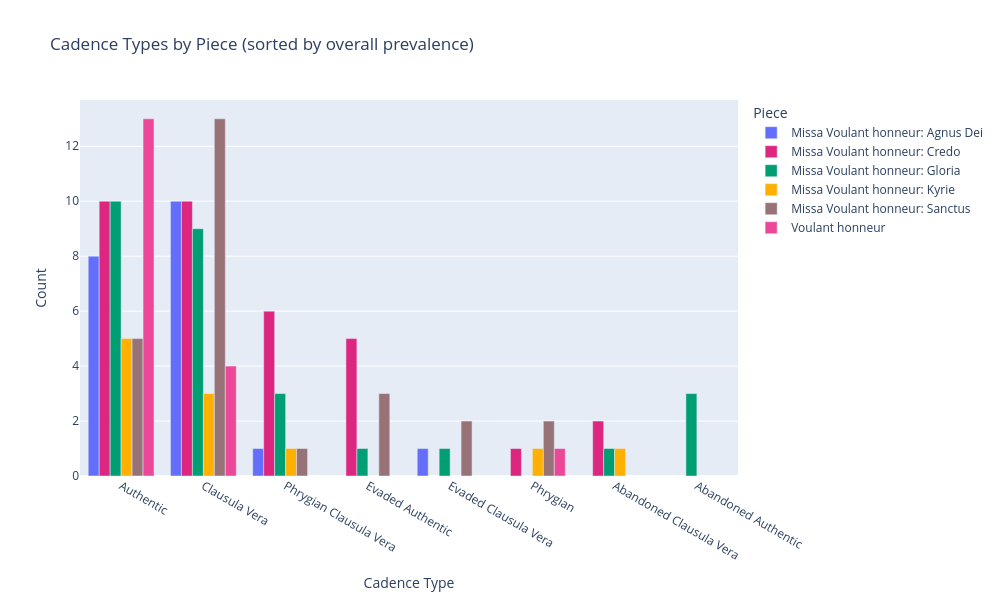
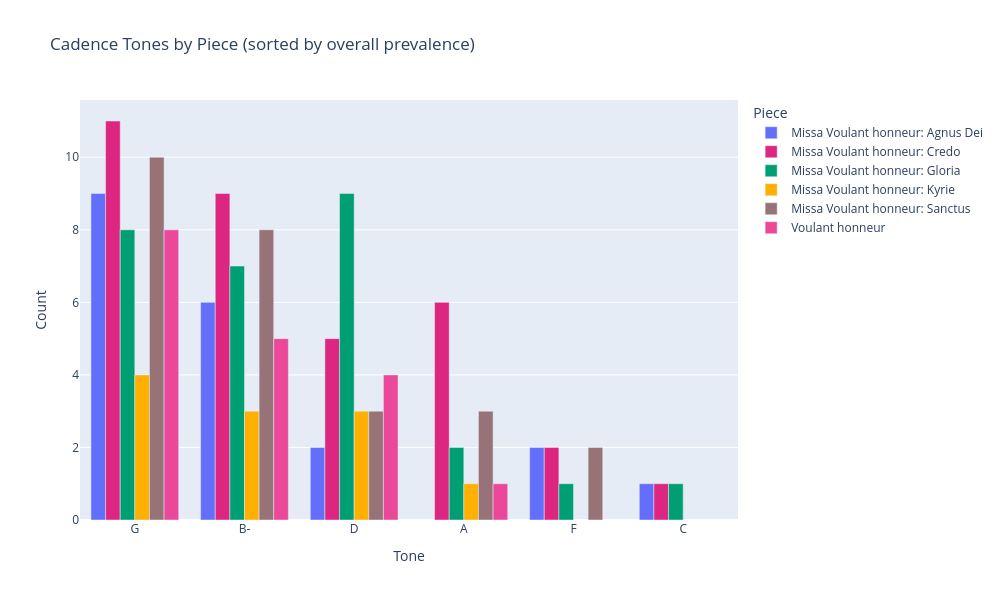
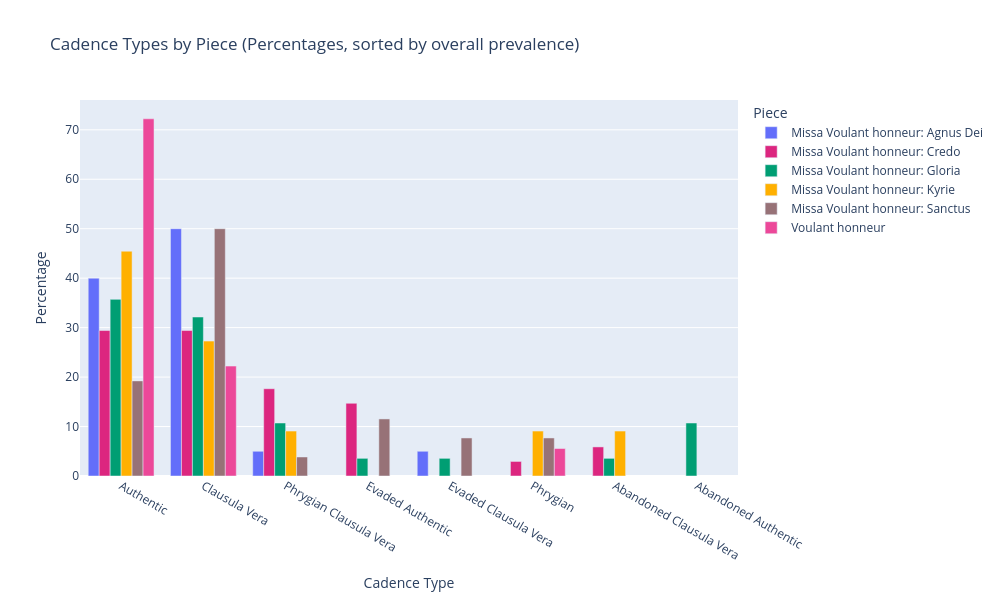
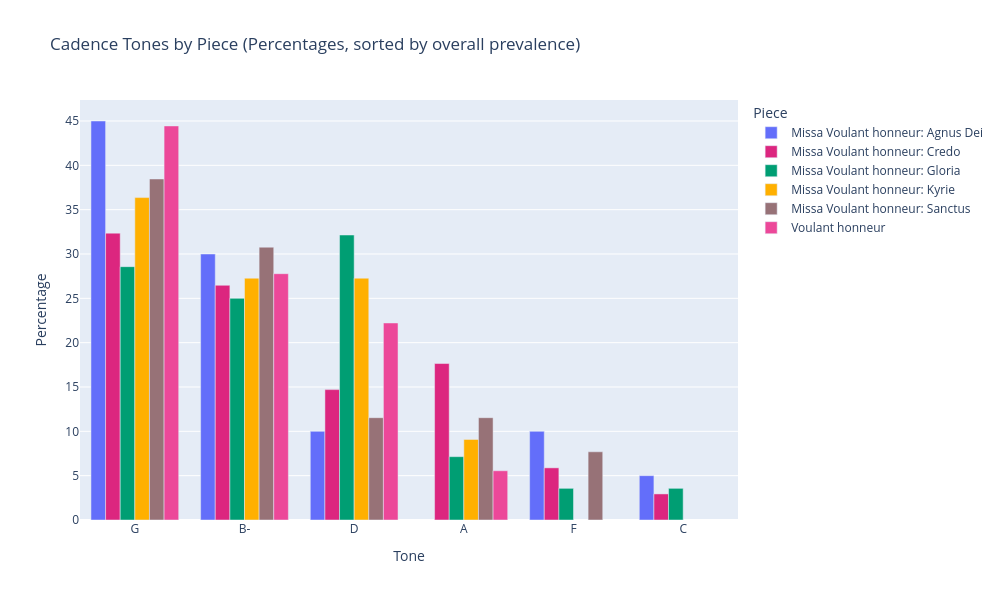

Write notebook code for charts like these, in order.
### Markdown cell above
## 4d.  Cadence Bar Charts

- This will create a series of bar charts for cadence types and tones in your corpus

### Code cell
cadence_bar_charts(cadences, cadences_brief, contrasting_colors)

### Figure 1 — Plotly figure (JSON) as saved in the notebook; plotly's stock layout.template omitted (floating-point values rounded to 4 significant figures)
{"data": [{"alignmentgroup": "True", "hovertemplate": "Title=Missa Voulant honneur: Agnus Dei<br>CadType=%{x}<br>Count=%{y}<extra></extra>", "legendgroup": "Missa Voulant honneur: Agnus Dei", "marker": {"color": "#636EFA", "pattern": {"shape": ""}}, "name": "Missa Voulant honneur: Agnus Dei", "offsetgroup": "Missa Voulant honneur: Agnus Dei", "orientation": "v", "showlegend": true, "textposition": "auto", "type": "bar", "x": ["Authentic", "Clausula Vera", "Evaded Clausula Vera", "Phrygian Clausula Vera"], "xaxis": "x", "y": [8, 10, 1, 1], "yaxis": "y"}, {"alignmentgroup": "True", "hovertemplate": "Title=Missa Voulant honneur: Credo<br>CadType=%{x}<br>Count=%{y}<extra></extra>", "legendgroup": "Missa Voulant honneur: Credo", "marker": {"color": "#DC267F", "pattern": {"shape": ""}}, "name": "Missa Voulant honneur: Credo", "offsetgroup": "Missa Voulant honneur: Credo", "orientation": "v", "showlegend": true, "textposition": "auto", "type": "bar", "x": ["Abandoned Clausula Vera", "Authentic", "Clausula Vera", "Evaded Authentic", "Phrygian", "Phrygian Clausula Vera"], "xaxis": "x", "y": [2, 10, 10, 5, 1, 6], "yaxis": "y"}, {"alignmentgroup": "True", "hovertemplate": "Title=Missa Voulant honneur: Gloria<br>CadType=%{x}<br>Count=%{y}<extra></extra>", "legendgroup": "Missa Voulant honneur: Gloria", "marker": {"color": "#009E73", "pattern": {"shape": ""}}, "name": "Missa Voulant honneur: Gloria", "offsetgroup": "Missa Voulant honneur: Gloria", "orientation": "v", "showlegend": true, "textposition": "auto", "type": "bar", "x": ["Abandoned Authentic", "Abandoned Clausula Vera", "Authentic", "Clausula Vera", "Evaded Authentic", "Evaded Clausula Vera", "Phrygian Clausula Vera"], "xaxis": "x", "y": [3, 1, 10, 9, 1, 1, 3], "yaxis": "y"}, {"alignmentgroup": "True", "hovertemplate": "Title=Missa Voulant honneur: Kyrie<br>CadType=%{x}<br>Count=%{y}<extra></extra>", "legendgroup": "Missa Voulant honneur: Kyrie", "marker": {"color": "#FFB000", "pattern": {"shape": ""}}, "name": "Missa Voulant honneur: Kyrie", "offsetgroup": "Missa Voulant honneur: Kyrie", "orientation": "v", "showlegend": true, "textposition": "auto", "type": "bar", "x": ["Abandoned Clausula Vera", "Authentic", "Clausula Vera", "Phrygian", "Phrygian Clausula Vera"], "xaxis": "x", "y": [1, 5, 3, 1, 1], "yaxis": "y"}, {"alignmentgroup": "True", "hovertemplate": "Title=Missa Voulant honneur: Sanctus<br>CadType=%{x}<br>Count=%{y}<extra></extra>", "legendgroup": "Missa Voulant honneur: Sanctus", "marker": {"color": "#977277", "pattern": {"shape": ""}}, "name": "Missa Voulant honneur: Sanctus", "offsetgroup": "Missa Voulant honneur: Sanctus", "orientation": "v", "showlegend": true, "textposition": "auto", "type": "bar", "x": ["Authentic", "Clausula Vera", "Evaded Authentic", "Evaded Clausula Vera", "Phrygian", "Phrygian Clausula Vera"], "xaxis": "x", "y": [5, 13, 3, 2, 2, 1], "yaxis": "y"}, {"alignmentgroup": "True", "hovertemplate": "Title=Voulant honneur<br>CadType=%{x}<br>Count=%{y}<extra></extra>", "legendgroup": "Voulant honneur", "marker": {"color": "#EC4899", "pattern": {"shape": ""}}, "name": "Voulant honneur", "offsetgroup": "Voulant honneur", "orientation": "v", "showlegend": true, "textposition": "auto", "type": "bar", "x": ["Authentic", "Clausula Vera", "Phrygian"], "xaxis": "x", "y": [13, 4, 1], "yaxis": "y"}], "layout": {"barmode": "group", "height": 600, "legend": {"title": {"text": "Piece"}, "tracegroupgap": 0}, "title": {"text": "Cadence Types by Piece (sorted by overall prevalence)"}, "width": 1000, "xaxis": {"anchor": "y", "autorange": true, "categoryarray": ["Authentic", "Clausula Vera", "Phrygian Clausula Vera", "Evaded Authentic", "Evaded Clausula Vera", "Phrygian", "Abandoned Clausula Vera", "Abandoned Authentic"], "categoryorder": "array", "domain": [0, 1], "range": [-0.5, 7.5], "title": {"text": "Cadence Type"}, "type": "category"}, "yaxis": {"anchor": "x", "autorange": true, "domain": [0, 1], "range": [0, 13.68], "title": {"text": "Count"}, "type": "linear"}}}

### Figure 2 — Plotly figure (JSON) as saved in the notebook; plotly's stock layout.template omitted (floating-point values rounded to 4 significant figures)
{"data": [{"alignmentgroup": "True", "hovertemplate": "Title=Missa Voulant honneur: Agnus Dei<br>Tone=%{x}<br>Count=%{y}<extra></extra>", "legendgroup": "Missa Voulant honneur: Agnus Dei", "marker": {"color": "#636EFA", "pattern": {"shape": ""}}, "name": "Missa Voulant honneur: Agnus Dei", "offsetgroup": "Missa Voulant honneur: Agnus Dei", "orientation": "v", "showlegend": true, "textposition": "auto", "type": "bar", "x": ["B-", "C", "D", "F", "G"], "xaxis": "x", "y": [6, 1, 2, 2, 9], "yaxis": "y"}, {"alignmentgroup": "True", "hovertemplate": "Title=Missa Voulant honneur: Credo<br>Tone=%{x}<br>Count=%{y}<extra></extra>", "legendgroup": "Missa Voulant honneur: Credo", "marker": {"color": "#DC267F", "pattern": {"shape": ""}}, "name": "Missa Voulant honneur: Credo", "offsetgroup": "Missa Voulant honneur: Credo", "orientation": "v", "showlegend": true, "textposition": "auto", "type": "bar", "x": ["A", "B-", "C", "D", "F", "G"], "xaxis": "x", "y": [6, 9, 1, 5, 2, 11], "yaxis": "y"}, {"alignmentgroup": "True", "hovertemplate": "Title=Missa Voulant honneur: Gloria<br>Tone=%{x}<br>Count=%{y}<extra></extra>", "legendgroup": "Missa Voulant honneur: Gloria", "marker": {"color": "#009E73", "pattern": {"shape": ""}}, "name": "Missa Voulant honneur: Gloria", "offsetgroup": "Missa Voulant honneur: Gloria", "orientation": "v", "showlegend": true, "textposition": "auto", "type": "bar", "x": ["A", "B-", "C", "D", "F", "G"], "xaxis": "x", "y": [2, 7, 1, 9, 1, 8], "yaxis": "y"}, {"alignmentgroup": "True", "hovertemplate": "Title=Missa Voulant honneur: Kyrie<br>Tone=%{x}<br>Count=%{y}<extra></extra>", "legendgroup": "Missa Voulant honneur: Kyrie", "marker": {"color": "#FFB000", "pattern": {"shape": ""}}, "name": "Missa Voulant honneur: Kyrie", "offsetgroup": "Missa Voulant honneur: Kyrie", "orientation": "v", "showlegend": true, "textposition": "auto", "type": "bar", "x": ["A", "B-", "D", "G"], "xaxis": "x", "y": [1, 3, 3, 4], "yaxis": "y"}, {"alignmentgroup": "True", "hovertemplate": "Title=Missa Voulant honneur: Sanctus<br>Tone=%{x}<br>Count=%{y}<extra></extra>", "legendgroup": "Missa Voulant honneur: Sanctus", "marker": {"color": "#977277", "pattern": {"shape": ""}}, "name": "Missa Voulant honneur: Sanctus", "offsetgroup": "Missa Voulant honneur: Sanctus", "orientation": "v", "showlegend": true, "textposition": "auto", "type": "bar", "x": ["A", "B-", "D", "F", "G"], "xaxis": "x", "y": [3, 8, 3, 2, 10], "yaxis": "y"}, {"alignmentgroup": "True", "hovertemplate": "Title=Voulant honneur<br>Tone=%{x}<br>Count=%{y}<extra></extra>", "legendgroup": "Voulant honneur", "marker": {"color": "#EC4899", "pattern": {"shape": ""}}, "name": "Voulant honneur", "offsetgroup": "Voulant honneur", "orientation": "v", "showlegend": true, "textposition": "auto", "type": "bar", "x": ["A", "B-", "D", "G"], "xaxis": "x", "y": [1, 5, 4, 8], "yaxis": "y"}], "layout": {"barmode": "group", "height": 600, "legend": {"title": {"text": "Piece"}, "tracegroupgap": 0}, "title": {"text": "Cadence Tones by Piece (sorted by overall prevalence)"}, "width": 1000, "xaxis": {"anchor": "y", "autorange": true, "categoryarray": ["G", "B-", "D", "A", "F", "C"], "categoryorder": "array", "domain": [0, 1], "range": [-0.5, 5.5], "title": {"text": "Tone"}, "type": "category"}, "yaxis": {"anchor": "x", "autorange": true, "domain": [0, 1], "range": [0, 11.58], "title": {"text": "Count"}, "type": "linear"}}}

### Figure 3 — Plotly figure (JSON) as saved in the notebook; plotly's stock layout.template omitted (floating-point values rounded to 4 significant figures)
{"data": [{"alignmentgroup": "True", "hovertemplate": "Title=Missa Voulant honneur: Agnus Dei<br>CadType=%{x}<br>Percentage=%{y}<extra></extra>", "legendgroup": "Missa Voulant honneur: Agnus Dei", "marker": {"color": "#636EFA", "pattern": {"shape": ""}}, "name": "Missa Voulant honneur: Agnus Dei", "offsetgroup": "Missa Voulant honneur: Agnus Dei", "orientation": "v", "showlegend": true, "textposition": "auto", "type": "bar", "x": ["Authentic", "Clausula Vera", "Evaded Clausula Vera", "Phrygian Clausula Vera"], "xaxis": "x", "y": [40, 50, 5, 5], "yaxis": "y"}, {"alignmentgroup": "True", "hovertemplate": "Title=Missa Voulant honneur: Credo<br>CadType=%{x}<br>Percentage=%{y}<extra></extra>", "legendgroup": "Missa Voulant honneur: Credo", "marker": {"color": "#DC267F", "pattern": {"shape": ""}}, "name": "Missa Voulant honneur: Credo", "offsetgroup": "Missa Voulant honneur: Credo", "orientation": "v", "showlegend": true, "textposition": "auto", "type": "bar", "x": ["Abandoned Clausula Vera", "Authentic", "Clausula Vera", "Evaded Authentic", "Phrygian", "Phrygian Clausula Vera"], "xaxis": "x", "y": [5.882, 29.41, 29.41, 14.71, 2.941, 17.65], "yaxis": "y"}, {"alignmentgroup": "True", "hovertemplate": "Title=Missa Voulant honneur: Gloria<br>CadType=%{x}<br>Percentage=%{y}<extra></extra>", "legendgroup": "Missa Voulant honneur: Gloria", "marker": {"color": "#009E73", "pattern": {"shape": ""}}, "name": "Missa Voulant honneur: Gloria", "offsetgroup": "Missa Voulant honneur: Gloria", "orientation": "v", "showlegend": true, "textposition": "auto", "type": "bar", "x": ["Abandoned Authentic", "Abandoned Clausula Vera", "Authentic", "Clausula Vera", "Evaded Authentic", "Evaded Clausula Vera", "Phrygian Clausula Vera"], "xaxis": "x", "y": [10.71, 3.571, 35.71, 32.14, 3.571, 3.571, 10.71], "yaxis": "y"}, {"alignmentgroup": "True", "hovertemplate": "Title=Missa Voulant honneur: Kyrie<br>CadType=%{x}<br>Percentage=%{y}<extra></extra>", "legendgroup": "Missa Voulant honneur: Kyrie", "marker": {"color": "#FFB000", "pattern": {"shape": ""}}, "name": "Missa Voulant honneur: Kyrie", "offsetgroup": "Missa Voulant honneur: Kyrie", "orientation": "v", "showlegend": true, "textposition": "auto", "type": "bar", "x": ["Abandoned Clausula Vera", "Authentic", "Clausula Vera", "Phrygian", "Phrygian Clausula Vera"], "xaxis": "x", "y": [9.091, 45.45, 27.27, 9.091, 9.091], "yaxis": "y"}, {"alignmentgroup": "True", "hovertemplate": "Title=Missa Voulant honneur: Sanctus<br>CadType=%{x}<br>Percentage=%{y}<extra></extra>", "legendgroup": "Missa Voulant honneur: Sanctus", "marker": {"color": "#977277", "pattern": {"shape": ""}}, "name": "Missa Voulant honneur: Sanctus", "offsetgroup": "Missa Voulant honneur: Sanctus", "orientation": "v", "showlegend": true, "textposition": "auto", "type": "bar", "x": ["Authentic", "Clausula Vera", "Evaded Authentic", "Evaded Clausula Vera", "Phrygian", "Phrygian Clausula Vera"], "xaxis": "x", "y": [19.23, 50, 11.54, 7.692, 7.692, 3.846], "yaxis": "y"}, {"alignmentgroup": "True", "hovertemplate": "Title=Voulant honneur<br>CadType=%{x}<br>Percentage=%{y}<extra></extra>", "legendgroup": "Voulant honneur", "marker": {"color": "#EC4899", "pattern": {"shape": ""}}, "name": "Voulant honneur", "offsetgroup": "Voulant honneur", "orientation": "v", "showlegend": true, "textposition": "auto", "type": "bar", "x": ["Authentic", "Clausula Vera", "Phrygian"], "xaxis": "x", "y": [72.22, 22.22, 5.556], "yaxis": "y"}], "layout": {"barmode": "group", "height": 600, "legend": {"title": {"text": "Piece"}, "tracegroupgap": 0}, "title": {"text": "Cadence Types by Piece (Percentages, sorted by overall prevalence)"}, "width": 1000, "xaxis": {"anchor": "y", "autorange": true, "categoryarray": ["Authentic", "Clausula Vera", "Phrygian Clausula Vera", "Evaded Authentic", "Evaded Clausula Vera", "Phrygian", "Abandoned Clausula Vera", "Abandoned Authentic"], "categoryorder": "array", "domain": [0, 1], "range": [-0.5, 7.5], "title": {"text": "Cadence Type"}, "type": "category"}, "yaxis": {"anchor": "x", "autorange": true, "domain": [0, 1], "range": [0, 76.02], "title": {"text": "Percentage"}, "type": "linear"}}}

### Figure 4 — Plotly figure (JSON) as saved in the notebook; plotly's stock layout.template omitted (floating-point values rounded to 4 significant figures)
{"data": [{"alignmentgroup": "True", "hovertemplate": "Title=Missa Voulant honneur: Agnus Dei<br>Tone=%{x}<br>Percentage=%{y}<extra></extra>", "legendgroup": "Missa Voulant honneur: Agnus Dei", "marker": {"color": "#636EFA", "pattern": {"shape": ""}}, "name": "Missa Voulant honneur: Agnus Dei", "offsetgroup": "Missa Voulant honneur: Agnus Dei", "orientation": "v", "showlegend": true, "textposition": "auto", "type": "bar", "x": ["B-", "C", "D", "F", "G"], "xaxis": "x", "y": [30, 5, 10, 10, 45], "yaxis": "y"}, {"alignmentgroup": "True", "hovertemplate": "Title=Missa Voulant honneur: Credo<br>Tone=%{x}<br>Percentage=%{y}<extra></extra>", "legendgroup": "Missa Voulant honneur: Credo", "marker": {"color": "#DC267F", "pattern": {"shape": ""}}, "name": "Missa Voulant honneur: Credo", "offsetgroup": "Missa Voulant honneur: Credo", "orientation": "v", "showlegend": true, "textposition": "auto", "type": "bar", "x": ["A", "B-", "C", "D", "F", "G"], "xaxis": "x", "y": [17.65, 26.47, 2.941, 14.71, 5.882, 32.35], "yaxis": "y"}, {"alignmentgroup": "True", "hovertemplate": "Title=Missa Voulant honneur: Gloria<br>Tone=%{x}<br>Percentage=%{y}<extra></extra>", "legendgroup": "Missa Voulant honneur: Gloria", "marker": {"color": "#009E73", "pattern": {"shape": ""}}, "name": "Missa Voulant honneur: Gloria", "offsetgroup": "Missa Voulant honneur: Gloria", "orientation": "v", "showlegend": true, "textposition": "auto", "type": "bar", "x": ["A", "B-", "C", "D", "F", "G"], "xaxis": "x", "y": [7.143, 25, 3.571, 32.14, 3.571, 28.57], "yaxis": "y"}, {"alignmentgroup": "True", "hovertemplate": "Title=Missa Voulant honneur: Kyrie<br>Tone=%{x}<br>Percentage=%{y}<extra></extra>", "legendgroup": "Missa Voulant honneur: Kyrie", "marker": {"color": "#FFB000", "pattern": {"shape": ""}}, "name": "Missa Voulant honneur: Kyrie", "offsetgroup": "Missa Voulant honneur: Kyrie", "orientation": "v", "showlegend": true, "textposition": "auto", "type": "bar", "x": ["A", "B-", "D", "G"], "xaxis": "x", "y": [9.091, 27.27, 27.27, 36.36], "yaxis": "y"}, {"alignmentgroup": "True", "hovertemplate": "Title=Missa Voulant honneur: Sanctus<br>Tone=%{x}<br>Percentage=%{y}<extra></extra>", "legendgroup": "Missa Voulant honneur: Sanctus", "marker": {"color": "#977277", "pattern": {"shape": ""}}, "name": "Missa Voulant honneur: Sanctus", "offsetgroup": "Missa Voulant honneur: Sanctus", "orientation": "v", "showlegend": true, "textposition": "auto", "type": "bar", "x": ["A", "B-", "D", "F", "G"], "xaxis": "x", "y": [11.54, 30.77, 11.54, 7.692, 38.46], "yaxis": "y"}, {"alignmentgroup": "True", "hovertemplate": "Title=Voulant honneur<br>Tone=%{x}<br>Percentage=%{y}<extra></extra>", "legendgroup": "Voulant honneur", "marker": {"color": "#EC4899", "pattern": {"shape": ""}}, "name": "Voulant honneur", "offsetgroup": "Voulant honneur", "orientation": "v", "showlegend": true, "textposition": "auto", "type": "bar", "x": ["A", "B-", "D", "G"], "xaxis": "x", "y": [5.556, 27.78, 22.22, 44.44], "yaxis": "y"}], "layout": {"barmode": "group", "height": 600, "legend": {"title": {"text": "Piece"}, "tracegroupgap": 0}, "title": {"text": "Cadence Tones by Piece (Percentages, sorted by overall prevalence)"}, "width": 1000, "xaxis": {"anchor": "y", "autorange": true, "categoryarray": ["G", "B-", "D", "A", "F", "C"], "categoryorder": "array", "domain": [0, 1], "range": [-0.5, 5.5], "title": {"text": "Tone"}, "type": "category"}, "yaxis": {"anchor": "x", "autorange": true, "domain": [0, 1], "range": [0, 47.37], "title": {"text": "Percentage"}, "type": "linear"}}}
